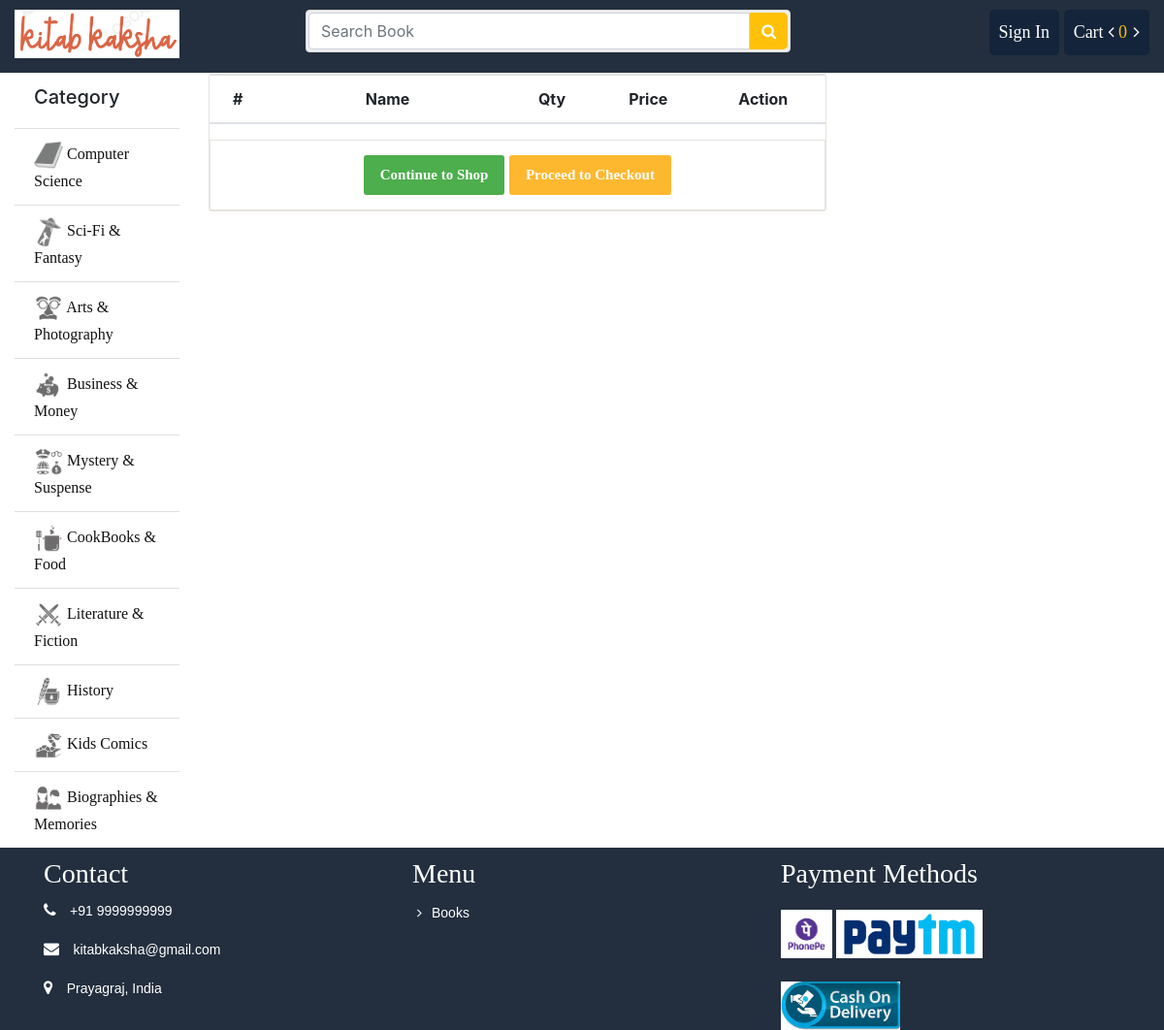
Before: /cart/ with the older database file.
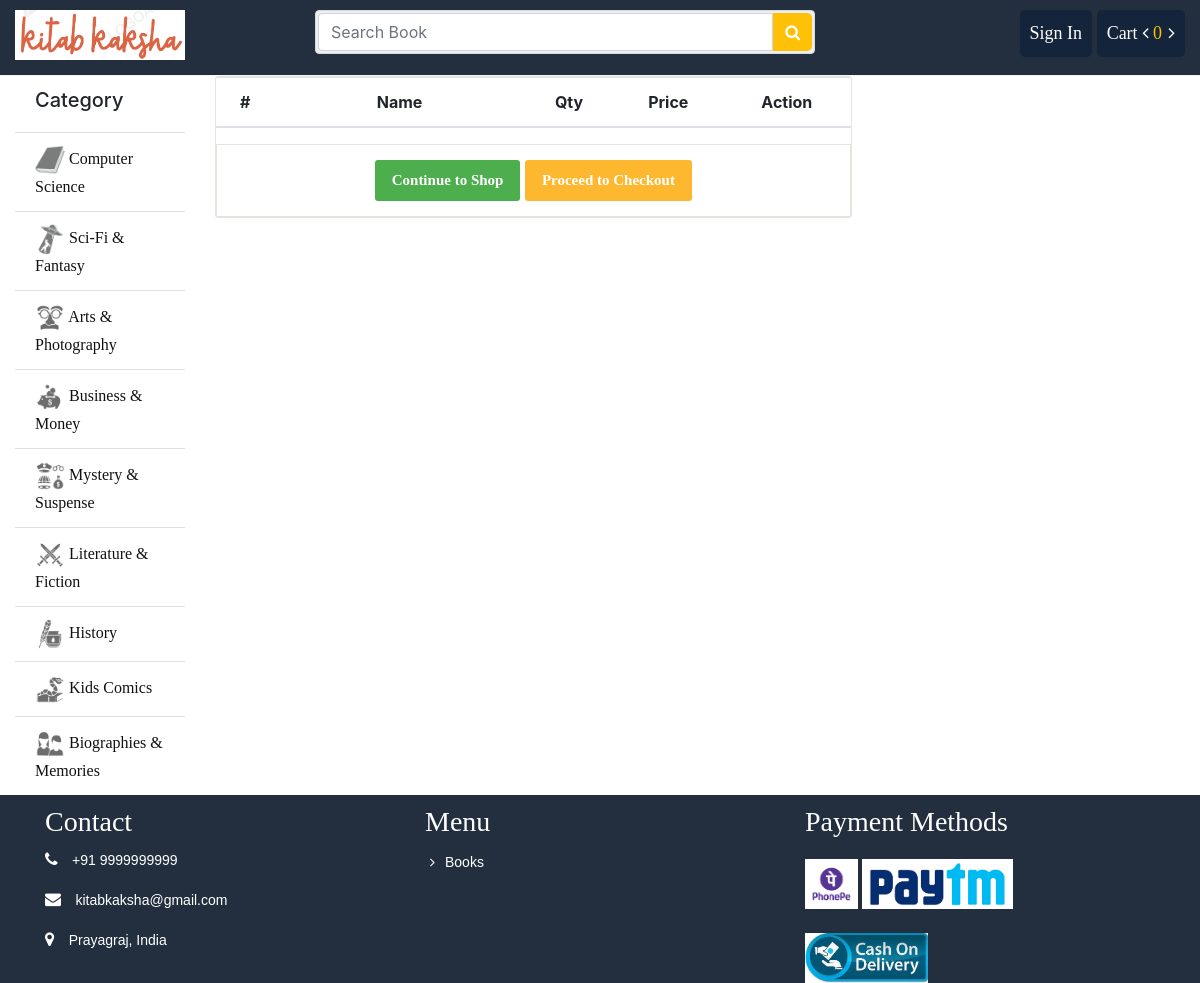
After: the same page with the newer database file.
### store/models.py (models this page shows, shortened)
class Category(models.Model):
	name = models.CharField(max_length = 100)
	slug = models.SlugField(max_length = 150, unique=True ,db_index=True)
	icon = models.FileField(upload_to = "category/")
	create_at = models.DateTimeField(auto_now_add = True)
	updated_at = models.DateTimeField(auto_now_add = True)

### cart/views.py (the view)
# urls.py: path('', views.cart_details, name='cart_details'),
def cart_details(request):
	cart = Cart(request)
	context = {
		"cart": cart,
	}
	return render(request, 'cart/cart.html', context)

### cart/cart.py (called while the page is built)
    def __len__(self):
        return sum(item['quantity'] for item in self.cart.values())

### store/context_processors.py (called while the page is built)
def sidebar(request):
	categories = Category.objects.all()
	context = {
		"cat":categories
	}
	return context

def cart(request):
	cart = Cart(request)
	context = {
		"cart": cart
	}
	return context

### cart/templates/cart/cart.html (shortened to what this page needs)
{% extends 'store/base.html' %}
			{% block container %}
			<div class="row">
				<div class="col-sm-8">
					<div class="cart_info">
					    <table class="table table-hover">
					        <thead class="text-center">
					            <tr>
					                <th scope="col">#</th>
					                <th scope="col" style="width: 250px">Name</th>
					                <th scope="col" style="width: 250">Qty</th>
					                <th scope="col">Price</th>
					                <th scope="col">Action</th>
					            </tr>
					        </thead>
					    </table>
						<div class="continue_or_next text-center">
							<a href="{% url 'store:index' %}" class="btn _to_shope">Continue to Shop</a>
							<a href="{% url 'order:order_create' %}" class="btn _to_continue">Proceed to Checkout</a>
						</div>
					</div>
				</div>
				<div class="col-sm-4" id="abc">
				</div>
			</div>
			{% endblock %}

### store/templates/store/bin/sidebar.html
			<ul class="list-group list-group-flush">
				<li class="list-group-item"><h5>Category</h5></li>
				{% for p in cat %}
				<li class="list-group-item"><a href="{% url 'store:category' id=p.id %}"><img width="30px" height="30px" src="{{ p.icon.url }}"/>  {{p.name}}</a></li>
				{% endfor %}
			</ul>

Changed rows visible on the page:
removed Category: icon (picture), name "CookBooks & Food"
